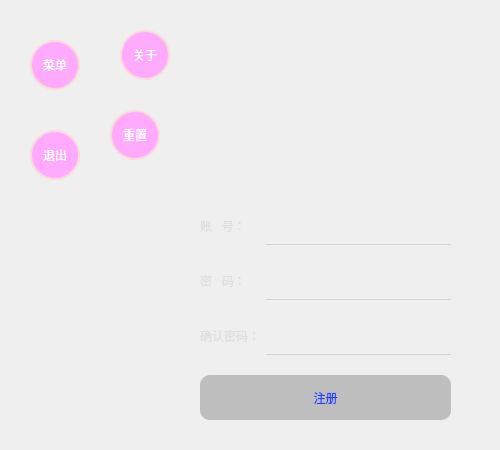
<?xml version="1.0" encoding="UTF-8"?>
<ui version="4.0">
 <class>Form</class>
 <widget class="QWidget" name="Form">
  <property name="geometry">
   <rect>
    <x>0</x>
    <y>0</y>
    <width>500</width>
    <height>450</height>
   </rect>
  </property>
  <property name="minimumSize">
   <size>
    <width>500</width>
    <height>450</height>
   </size>
  </property>
  <property name="maximumSize">
   <size>
    <width>500</width>
    <height>450</height>
   </size>
  </property>
  <property name="windowTitle">
   <string>注册</string>
  </property>
  <property name="styleSheet">
   <string notr="true">QWidget#Form{
	border-image: url(:/register/images/register_background.jpg);
}</string>
  </property>
  <widget class="QPushButton" name="main_menu_btn">
   <property name="geometry">
    <rect>
     <x>30</x>
     <y>40</y>
     <width>50</width>
     <height>50</height>
    </rect>
   </property>
   <property name="styleSheet">
    <string notr="true">QPushButton {
	border-radius: 25px;
	background-color: rgb(255, 170, 255);
	border: 2px solid rgb(250, 218, 218);
	color: white;
}
QPushButton:hover {
	border: 4px solid rgb(147, 49, 147);
}
QPushButton:checked {
	background-color: rgb(143, 0, 143);
}</string>
   </property>
   <property name="text">
    <string>菜单</string>
   </property>
   <property name="checkable">
    <bool>true</bool>
   </property>
  </widget>
  <widget class="QPushButton" name="about_menu_btn">
   <property name="geometry">
    <rect>
     <x>120</x>
     <y>30</y>
     <width>50</width>
     <height>50</height>
    </rect>
   </property>
   <property name="styleSheet">
    <string notr="true">QPushButton {
	border-radius: 25px;
	background-color: rgb(255, 170, 255);
	border: 2px solid rgb(250, 218, 218);
	color: white;
}
QPushButton:hover {
	border: 4px solid rgb(147, 49, 147);
}
QPushButton:checked {
	background-color: rgb(143, 0, 143);
}</string>
   </property>
   <property name="text">
    <string>关于</string>
   </property>
   <property name="checkable">
    <bool>false</bool>
   </property>
  </widget>
  <widget class="QPushButton" name="reset_menu_btn">
   <property name="geometry">
    <rect>
     <x>110</x>
     <y>110</y>
     <width>50</width>
     <height>50</height>
    </rect>
   </property>
   <property name="styleSheet">
    <string notr="true">QPushButton {
	border-radius: 25px;
	background-color: rgb(255, 170, 255);
	border: 2px solid rgb(250, 218, 218);
	color: white;
}
QPushButton:hover {
	border: 4px solid rgb(147, 49, 147);
}
QPushButton:checked {
	background-color: rgb(143, 0, 143);
}</string>
   </property>
   <property name="text">
    <string>重置</string>
   </property>
   <property name="checkable">
    <bool>false</bool>
   </property>
  </widget>
  <widget class="QPushButton" name="exit_menu_btn">
   <property name="geometry">
    <rect>
     <x>30</x>
     <y>130</y>
     <width>50</width>
     <height>50</height>
    </rect>
   </property>
   <property name="styleSheet">
    <string notr="true">QPushButton {
	border-radius: 25px;
	background-color: rgb(255, 170, 255);
	border: 2px solid rgb(250, 218, 218);
	color: white;
}
QPushButton:hover {
	border: 4px solid rgb(147, 49, 147);
}
QPushButton:checked {
	background-color: rgb(143, 0, 143);
}</string>
   </property>
   <property name="text">
    <string>退出</string>
   </property>
   <property name="checkable">
    <bool>false</bool>
   </property>
  </widget>
  <widget class="QWidget" name="">
   <property name="geometry">
    <rect>
     <x>200</x>
     <y>210</y>
     <width>251</width>
     <height>212</height>
    </rect>
   </property>
   <layout class="QFormLayout" name="formLayout">
    <property name="verticalSpacing">
     <number>20</number>
    </property>
    <item row="0" column="0">
     <widget class="QLabel" name="label">
      <property name="styleSheet">
       <string notr="true">color: rgb(222, 222, 222);
font: 12pt &quot;隶书&quot;;</string>
      </property>
      <property name="text">
       <string>账   号：</string>
      </property>
     </widget>
    </item>
    <item row="0" column="1">
     <widget class="QLineEdit" name="account_le">
      <property name="minimumSize">
       <size>
        <width>0</width>
        <height>35</height>
       </size>
      </property>
      <property name="styleSheet">
       <string notr="true">background-color: transparent; /*	设置透明 */
color: rgb(240, 240, 240);
border: none;
border-bottom: 1px solid lightgray;</string>
      </property>
      <property name="clearButtonEnabled">
       <bool>true</bool>
      </property>
     </widget>
    </item>
    <item row="1" column="0">
     <widget class="QLabel" name="label_2">
      <property name="styleSheet">
       <string notr="true">color: rgb(222, 222, 222);
font: 12pt &quot;隶书&quot;;</string>
      </property>
      <property name="text">
       <string>密   码：</string>
      </property>
     </widget>
    </item>
    <item row="1" column="1">
     <widget class="QLineEdit" name="password_le">
      <property name="minimumSize">
       <size>
        <width>0</width>
        <height>35</height>
       </size>
      </property>
      <property name="styleSheet">
       <string notr="true">background-color: transparent; /*	设置透明 */
color: rgb(240, 240, 240);
border: none;
border-bottom: 1px solid lightgray;</string>
      </property>
      <property name="clearButtonEnabled">
       <bool>true</bool>
      </property>
     </widget>
    </item>
    <item row="2" column="0">
     <widget class="QLabel" name="label_3">
      <property name="styleSheet">
       <string notr="true">color: rgb(222, 222, 222);
font: 12pt &quot;隶书&quot;;</string>
      </property>
      <property name="text">
       <string>确认密码：</string>
      </property>
     </widget>
    </item>
    <item row="2" column="1">
     <widget class="QLineEdit" name="confirm_le">
      <property name="minimumSize">
       <size>
        <width>0</width>
        <height>35</height>
       </size>
      </property>
      <property name="styleSheet">
       <string notr="true">background-color: transparent; /*	设置透明 */
color: rgb(240, 240, 240);
border: none;
border-bottom: 1px solid lightgray;</string>
      </property>
      <property name="clearButtonEnabled">
       <bool>true</bool>
      </property>
     </widget>
    </item>
    <item row="3" column="0" colspan="2">
     <widget class="QPushButton" name="register_btn">
      <property name="enabled">
       <bool>false</bool>
      </property>
      <property name="minimumSize">
       <size>
        <width>0</width>
        <height>45</height>
       </size>
      </property>
      <property name="styleSheet">
       <string notr="true">QPushButton {
	background-color: rgb(255, 170, 127);
	color: rgb(35, 64, 255);
	border-radius: 10px;
}
QPushButton:hover {
	
	background-color: rgb(255, 213, 193);
}
QPushButton:pressed {
	
	background-color: rgb(239, 150, 41);
}
QPushButton:disabled {
	background-color: rgb(190, 190, 190);
}</string>
      </property>
      <property name="text">
       <string>注册</string>
      </property>
     </widget>
    </item>
   </layout>
  </widget>
  <zorder>label</zorder>
  <zorder>label_2</zorder>
  <zorder>label_3</zorder>
  <zorder>account_le</zorder>
  <zorder>password_le</zorder>
  <zorder>confirm_le</zorder>
  <zorder>register_btn</zorder>
  <zorder>about_menu_btn</zorder>
  <zorder>reset_menu_btn</zorder>
  <zorder>exit_menu_btn</zorder>
  <zorder>main_menu_btn</zorder>
 </widget>
 <resources>
  <include location="../images.qrc"/>
 </resources>
 <connections>
  <connection>
   <sender>main_menu_btn</sender>
   <signal>clicked(bool)</signal>
   <receiver>Form</receiver>
   <slot>show_hide_menu()</slot>
   <hints>
    <hint type="sourcelabel">
     <x>64</x>
     <y>60</y>
    </hint>
    <hint type="destinationlabel">
     <x>-126</x>
     <y>77</y>
    </hint>
   </hints>
  </connection>
  <connection>
   <sender>about_menu_btn</sender>
   <signal>clicked()</signal>
   <receiver>Form</receiver>
   <slot>about_menu()</slot>
   <hints>
    <hint type="sourcelabel">
     <x>140</x>
     <y>53</y>
    </hint>
    <hint type="destinationlabel">
     <x>-41</x>
     <y>-68</y>
    </hint>
   </hints>
  </connection>
  <connection>
   <sender>reset_menu_btn</sender>
   <signal>clicked()</signal>
   <receiver>Form</receiver>
   <slot>reset()</slot>
   <hints>
    <hint type="sourcelabel">
     <x>137</x>
     <y>135</y>
    </hint>
    <hint type="destinationlabel">
     <x>-141</x>
     <y>229</y>
    </hint>
   </hints>
  </connection>
  <connection>
   <sender>exit_menu_btn</sender>
   <signal>clicked()</signal>
   <receiver>Form</receiver>
   <slot>exit_menu()</slot>
   <hints>
    <hint type="sourcelabel">
     <x>47</x>
     <y>155</y>
    </hint>
    <hint type="destinationlabel">
     <x>-95</x>
     <y>145</y>
    </hint>
   </hints>
  </connection>
  <connection>
   <sender>register_btn</sender>
   <signal>clicked()</signal>
   <receiver>Form</receiver>
   <slot>check_register()</slot>
   <hints>
    <hint type="sourcelabel">
     <x>258</x>
     <y>392</y>
    </hint>
    <hint type="destinationlabel">
     <x>84</x>
     <y>359</y>
    </hint>
   </hints>
  </connection>
  <connection>
   <sender>account_le</sender>
   <signal>textChanged(QString)</signal>
   <receiver>Form</receiver>
   <slot>enable_register_btn()</slot>
   <hints>
    <hint type="sourcelabel">
     <x>443</x>
     <y>228</y>
    </hint>
    <hint type="destinationlabel">
     <x>635</x>
     <y>276</y>
    </hint>
   </hints>
  </connection>
  <connection>
   <sender>password_le</sender>
   <signal>textChanged(QString)</signal>
   <receiver>Form</receiver>
   <slot>enable_register_btn()</slot>
   <hints>
    <hint type="sourcelabel">
     <x>379</x>
     <y>293</y>
    </hint>
    <hint type="destinationlabel">
     <x>606</x>
     <y>328</y>
    </hint>
   </hints>
  </connection>
  <connection>
   <sender>confirm_le</sender>
   <signal>textChanged(QString)</signal>
   <receiver>Form</receiver>
   <slot>enable_register_btn()</slot>
   <hints>
    <hint type="sourcelabel">
     <x>360</x>
     <y>342</y>
    </hint>
    <hint type="destinationlabel">
     <x>558</x>
     <y>374</y>
    </hint>
   </hints>
  </connection>
 </connections>
 <slots>
  <slot>show_hide_menu()</slot>
  <slot>about_menu()</slot>
  <slot>reset()</slot>
  <slot>exit_menu()</slot>
  <slot>check_register()</slot>
  <slot>enable_register_btn()</slot>
 </slots>
</ui>
